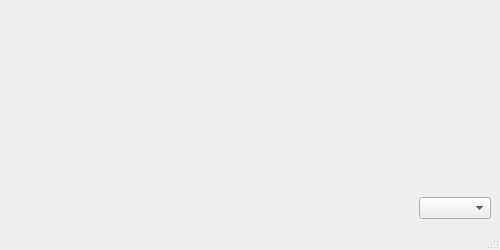
<?xml version="1.0" encoding="UTF-8"?>
<ui version="4.0">
 <class>MainWindow</class>
 <widget class="QMainWindow" name="MainWindow">
  <property name="geometry">
   <rect>
    <x>0</x>
    <y>0</y>
    <width>500</width>
    <height>250</height>
   </rect>
  </property>
  <property name="maximumSize">
   <size>
    <width>500</width>
    <height>500</height>
   </size>
  </property>
  <property name="windowTitle">
   <string>MainWindow</string>
  </property>
  <widget class="QWidget" name="centralwidget">
   <layout class="QGridLayout" name="gridLayout">
    <item row="0" column="0">
     <widget class="QCustomPlot" name="customPlot" native="true"/>
    </item>
    <item row="1" column="0">
     <layout class="QHBoxLayout" name="horizontalLayout">
      <item>
       <spacer name="horizontalSpacer">
        <property name="orientation">
         <enum>Qt::Horizontal</enum>
        </property>
        <property name="sizeHint" stdset="0">
         <size>
          <width>40</width>
          <height>20</height>
         </size>
        </property>
       </spacer>
      </item>
      <item>
       <widget class="QComboBox" name="gTypeCBox"/>
      </item>
     </layout>
    </item>
   </layout>
  </widget>
  <widget class="QMenuBar" name="menubar">
   <property name="geometry">
    <rect>
     <x>0</x>
     <y>0</y>
     <width>500</width>
     <height>22</height>
    </rect>
   </property>
  </widget>
  <widget class="QStatusBar" name="statusbar"/>
 </widget>
 <customwidgets>
  <customwidget>
   <class>QCustomPlot</class>
   <extends>QWidget</extends>
   <header location="global">qcustomplot.h</header>
   <container>1</container>
  </customwidget>
 </customwidgets>
 <resources/>
 <connections/>
</ui>
